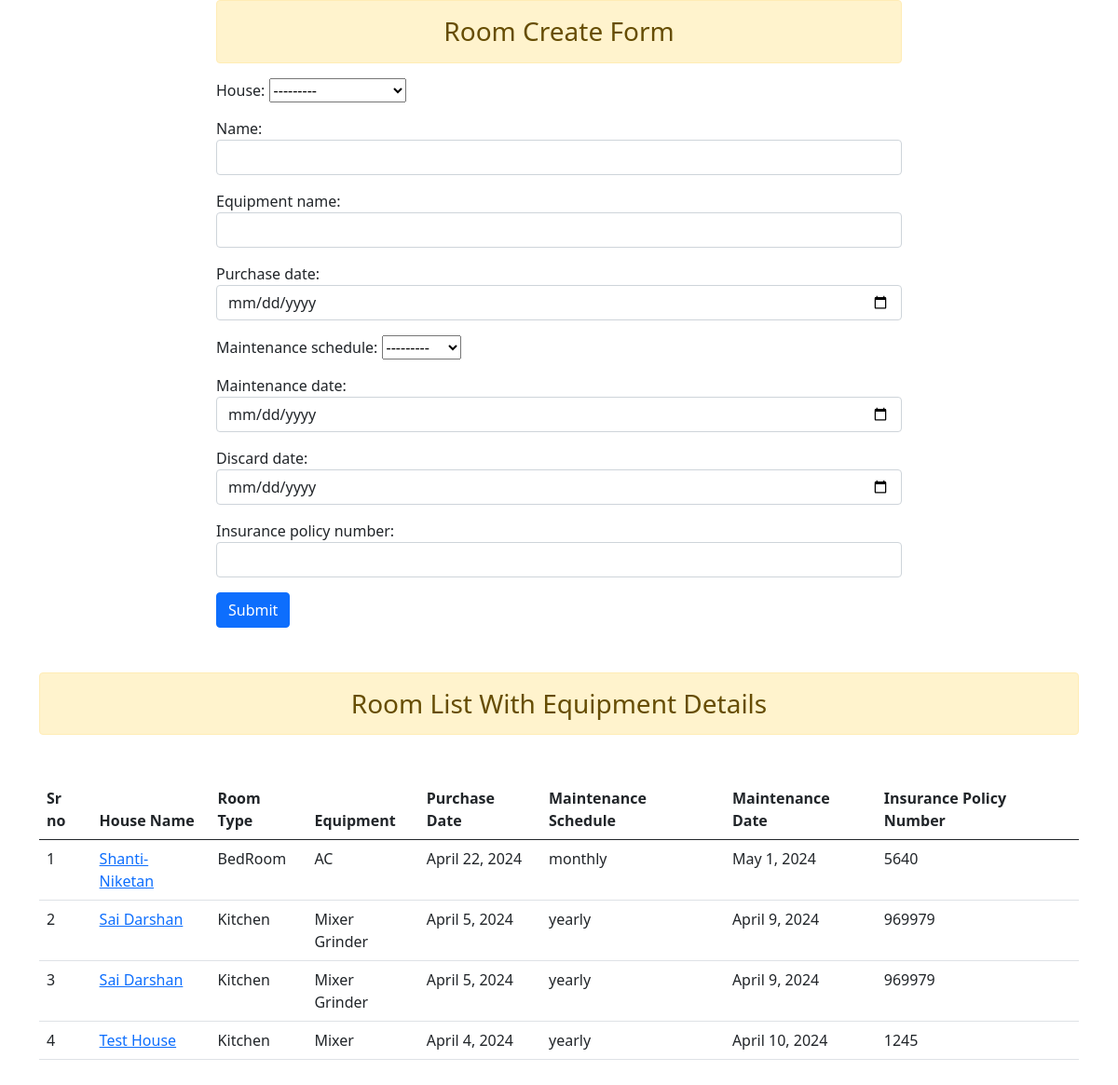
/create_room/ (signed in), run on an earlier commit of the app's database.
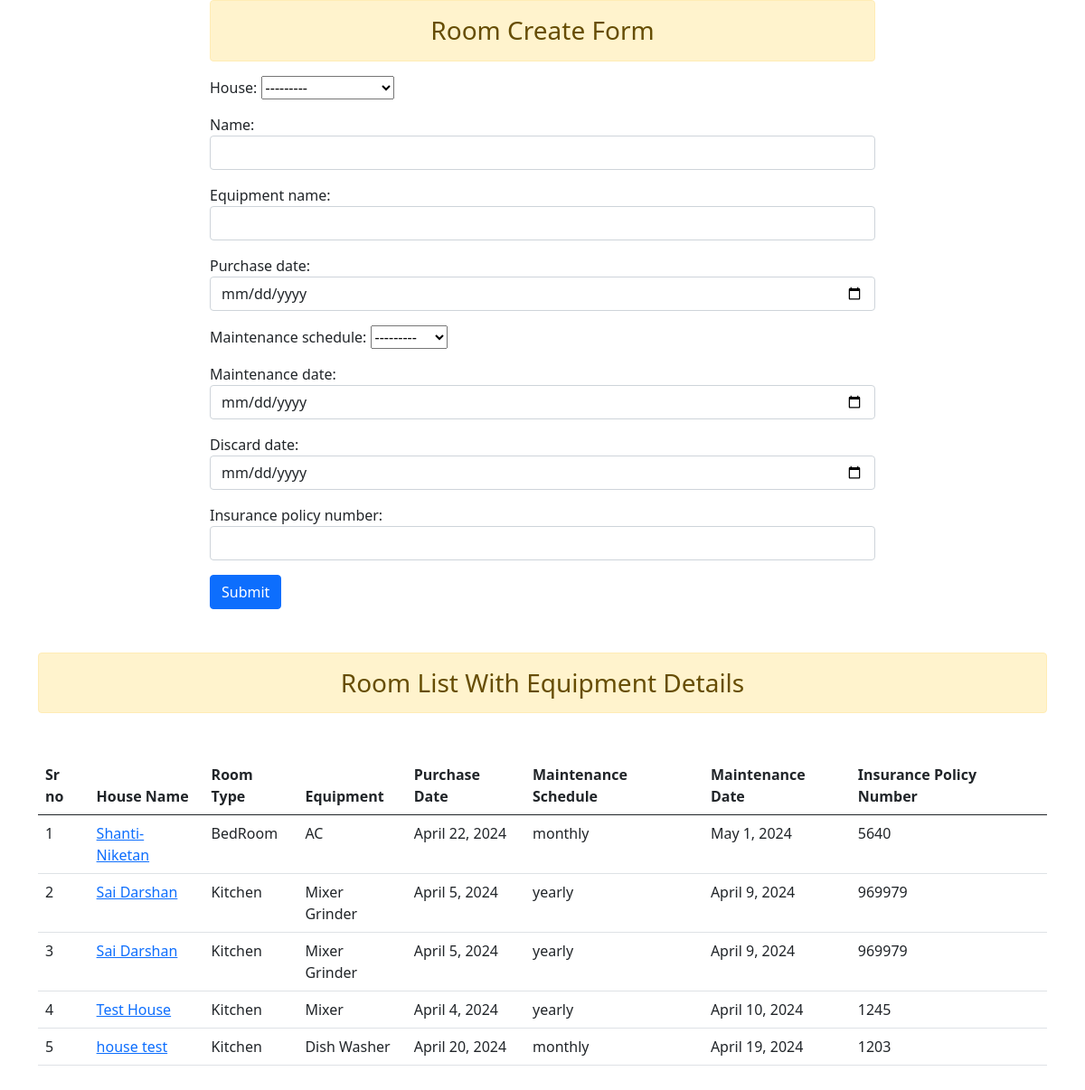
And on a later commit of the database.
### app1/models.py (models this page shows, shortened)
class Room(models.Model):
    house = models.ForeignKey(House, on_delete=models.CASCADE, related_name='rooms')
    user = models.ForeignKey(User, on_delete=models.CASCADE, default=1)
    name = models.CharField(max_length=100)
    equipment_name = models.CharField(max_length=100)
    purchase_date = models.DateField()
    maintenance_schedule = models.CharField(choices=[('monthly', 'Monthly'), ('yearly', 'Yearly'), ('weekly', 'Weekly')], max_length=10)
    maintenance_date = models.DateField()
    discard_date = models.DateField()
    insurance_policy_number = models.CharField(max_length=100)

class House(models.Model):
    name = models.CharField(max_length=100)
    num_rooms = models.IntegerField()
    user = models.ForeignKey(User, on_delete=models.CASCADE)
    def __str__(self):
        return self.name

### app1/views.py (the view, shortened to what this page needs)
# urls.py: path('create_room/',views.room,name='room'),
@login_required(login_url='login')
def room(request):
    form = RoomCreateForm()
    rooms = Room.objects.filter(user=request.user)  # Initial list of rooms to display
    return render(request, 'room_create.html', {'form': form, 'rooms': rooms})

### app1/forms.py
class RoomCreateForm(forms.ModelForm):
    class Meta:
        model = Room
        house = forms.ModelChoiceField(queryset=House.objects.all(), widget=forms.Select(attrs={'class': 'form-control'}))
        maintenance_schedule = forms.ModelChoiceField(queryset=House.objects.all(), widget=forms.Select(attrs={'class': 'form-control'}))
        fields =['house','name','equipment_name','purchase_date','maintenance_schedule','maintenance_date','discard_date','insurance_policy_number']
        widgets = {
            'name': forms.TextInput(attrs={'class': 'form-control'}),
            'equipment_name': forms.TextInput(attrs={'class': 'form-control'}),
            'purchase_date': forms.DateInput(attrs={'class': 'form-control', 'type': 'date'}),
            'maintenance_date' :  forms.DateInput(attrs={'class': 'form-control', 'type': 'date'}),
            'discard_date': forms.DateInput(attrs={'class': 'form-control', 'type': 'date'}),
            'insurance_policy_number': forms.TextInput(attrs={'class': 'form-control'}),
        }

### templates/room_create.html (shortened to what this page needs)
<!DOCTYPE html>
<html lang="en">
<head>
    <link href="https://cdn.jsdelivr.net/npm/bootstrap@5.0.2/dist/css/bootstrap.min.css" rel="stylesheet">
</head>
<body>
    <div class="container">
        <div class="row">
            <div class="col col-8 offset-2">
                <h3 class="alert alert-warning text-center">Room Create Form</h3>
                <form method="post">
                    {{ form.as_p }}
                    <input type="submit" value="Submit" class="btn btn-primary">
                </form>
            </div>
        </div>
    </div>
    <div class="container mt-5">
        <h3 class="alert alert-warning text-center">Room List With Equipment Details</h3>
        <table class="table my-5">
            <thead class="thead-dark">
                <tr>
                    <th scope="col">Sr no</th>
                    <th scope="col">House Name</th>
                    <th scope="col">Room Type</th>
                    <th scope="col">Equipment</th>
                    <th scope="col">Purchase Date</th>
                    <th scope="col">Maintenance Schedule</th>
                    <th scope="col">Maintenance Date</th>
                    <th scope="col">Insurance Policy Number</th>
                </tr>
            </thead>
            <tbody>
                {% for room in rooms %}
                <tr>
                    <td>{{ forloop.counter }}</td>
                    <td><a href="{% url 'room_report' house_id=room.house.id %}">{{ room.house.name }}</td>
                    <td>{{ room.name }}</td>
                    <td>{{ room.equipment_name }}</td>
                    <td>{{ room.purchase_date }}</td>
                    <td>{{ room.maintenance_schedule }}</td>
                    <td>{{ room.maintenance_date }}</td>
                    <td>{{ room.insurance_policy_number }}</td>
                </tr>
                {% endfor %}
            </tbody>
        </table>
    </div>
</body>
</html>

What changed in the data, as far as the page shows it:
added Room: house.name "house test", name "Kitchen", equipment_name "Dish Washer", purchase_date "April 20, 2024", maintenance_schedule "monthly", maintenance_date "April 19, 2024", insurance_policy_number "1203"
